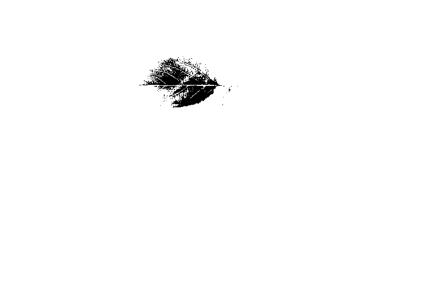
#> input picture DataSet/Binarization/LEAF_0142.jpg, 432 x 288 px, found by its file name
$ jupyter execute 'MENA_Extracción_de_hojas_frutales.ipynb'
#> lines starting #> are read from the running program, lines starting #| are printed output that depends on the picture; after the words box and inside, x2 and y2 are one past the last pixel; in counts of white or black regions, pixels touching at a corner belong together
# Extracción de hojas frutales

## Librerias:

Tratamiento de matrices:

[cell 1]
import numpy as np

Tratamiento de archivos:

- Se utiliza para leer archivos y manipular rutas de almacenamiento

[cell 2]
import os
from os import listdir

Tratamiento de imagenes:

- PIL permite la edicón de imagenes directo desde Python y soporta variedad de formatos. incluidos los mas usados como GIF, JPEG y NPG.

- Skimage es una colección de algoritmospara procesamiento de imagenes y visión por computadora.
- Skimage.io Lee, guarda, y muestra imagenes y video.
- Skimage.filters busca bordes y filtra rangos.
- Skimage.morphology usa operaciones morfologicas por ejemplo apertura o esqueletización.
- cv2 u opencv se usa para la detección de objetos en fotografias.

[cell 3]
from PIL import Image
from skimage.io import imread
import skimage.filters as filters
import cv2
import skimage.morphology as morph
import skimage
import skimage.io

Generación de imagenes:

- matplotlib.pyplot es una libreria especializada en la creación de gráficos en dos dimensiones

- matploblib.image soporta carga de imagenes y reescalado

[cell 4]
import matplotlib.pyplot as plt
import matplotlib.image as mpimg

Especializados en imagenes de plantas:

- Plantcv en un paquete de software de analisis de código abierto destinado a la determinación del fenotipo de las plantas, se usó para crear imagenes binarias de bordes a partir de una imagen RGB o en escala de grises, utilizando un filtro cany de skimage,

[cell 5]
from plantcv import plantcv as pcv

## Funciones miscelanias

Graficar imagenes:

[cell 6]
def plot(imagen,color='black',title=None,cmapa='gray',pic = False,subplot  = (1,1,1),vmin = 0, vmax = 255):
    if pic == True:
        plt.figure(figsize=(15,8))
    plt.subplot(subplot[0],subplot[1],subplot[2])
    plt.axis('off')
    plt.imshow(imagen,cmap = cmapa,vmin = vmin, vmax = vmax)
    plt.title(title,color = color)

Conversión a escala de grises:

[cell 7]
def load_gray_image(image_path):

    coloured_image = cv2.imread(image_path)
    gray_image = cv2.cvtColor(coloured_image, cv2.COLOR_BGR2GRAY)
    return gray_image

Creación de histogramas

[cell 8]
def plot_img_hist (image,title,subrows,subcols,num,size1,size2):
    fig = plt.figure(figsize=(size1,size2))
    plt.subplot(subrows,subcols,num)
    plt.imshow(image,cmap='gray');plt.title(title)
    color = ('r','g','b')
    plt.subplot(subrows,subcols,num+1)
    plt.title(" Histograma " + title)

    if len(image.shape) > 2 :
        for i,col in enumerate(color):
            histr = cv2.calcHist([image],[i],None,[256],[0,256])
            plt.plot(histr,color = col)
            plt.xlim([0,256])
    else:
        hist,bins = np.histogram(image.ravel(),256,[0,256])
        plt.plot(hist, color='gray' )
        plt.xlim([0,256])

Threshold:

[cell 9]
def threshold(img,tipo,t):
    _ , image = cv2.threshold(img,t,255,tipo)
    lista = {0:'THRESH_BINARY',
             1:'THRESH_BINARY_INV',
             2:'THRESH_TRUNC',
             3:'THRESH_TOZERO',
             4:'THRESH_TOZERO_INV',
             8:'THRESH_OTSU',
             16:'THRESH_TRIANGLE',
             7:'THRESH_MASK'    }
    plot(image, pic = True,subplot = (1,2,2),title = 'Imagen binarizada con tipo de umbralización {}.'.format(lista[tipo]))
    plot(img,subplot = (1,2,1), title= f'Imagen filtrada')
    return _

## Espacio de color RGB:

Escala de grises para imagenes del dataset:

[cell 10]
## Comprobamos las funciones de importacion y gráficar
imagen = '0142'
carpeta = 'DataSet'
img_test = cv2.cvtColor(cv2.imread(f'{carpeta}/train/LEAF_{imagen}.jpg'), cv2.COLOR_BGR2RGB)
#> img_test is the input picture: shape (288, 432, 3); min 0, max 255, mean 251.8
img_gray = load_gray_image(f'{carpeta}/train/LEAF_{imagen}.jpg')
plt.figure(figsize=(10,10))
plot(img_test,subplot=(2,2,1) ,title=f'LEAF_{imagen}')
plot(img_gray,subplot=(2,2,2) ,title=f'LEAF_{imagen} escala de grises')

Vectores de color RGB:

[cell 11]
# Rojo
abc_r = (1,0,0)
# Verde
abc_g = (0,1,0)
# Azul
abc_b = (0,0,1)

files = listdir('DataSet/train')

Creación de imagenes en espacios RGB del dataset:

[cell 12]
print(files[0:20])
for name in files:
    img_or = cv2.cvtColor(cv2.imread(f'DataSet/train/{name}'), cv2.COLOR_BGR2RGB)
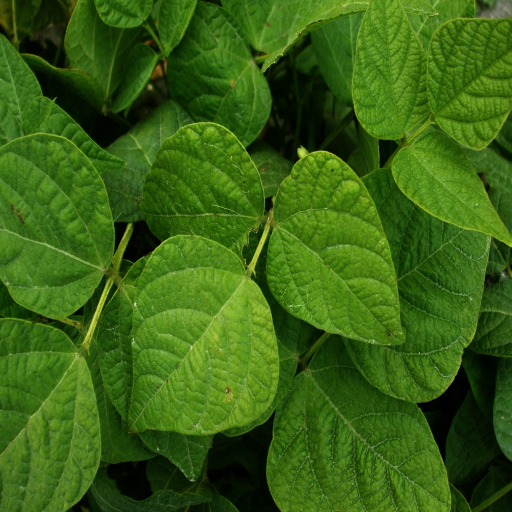
#> input picture DataSet/train/LEAF_0028.jpg, 1024 x 1024 px (shown at 1/2 size)
    imagen_r = np.dot(img_or,abc_r)
    imagen_g = np.dot(img_or,abc_g)
    imagen_b = np.dot(img_or,abc_b)
    cv2.imwrite(f'DataSet/Canales/R/{name}',imagen_r)
    cv2.imwrite(f'DataSet/Canales/G/{name}',imagen_g)
    cv2.imwrite(f'DataSet/Canales/B/{name}',imagen_b)
#> pass 2 of the loop `for name in files:`:
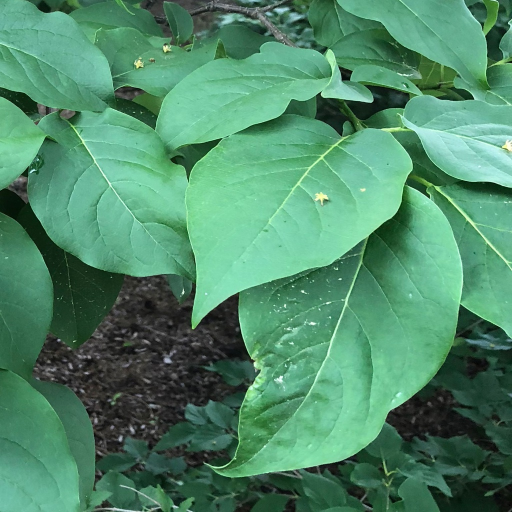
#> input picture DataSet/train/LEAF_0029.jpg, 1024 x 1024 px (shown at 1/2 size)
#> `imagen_b = np.dot(img_or,abc_b)`:
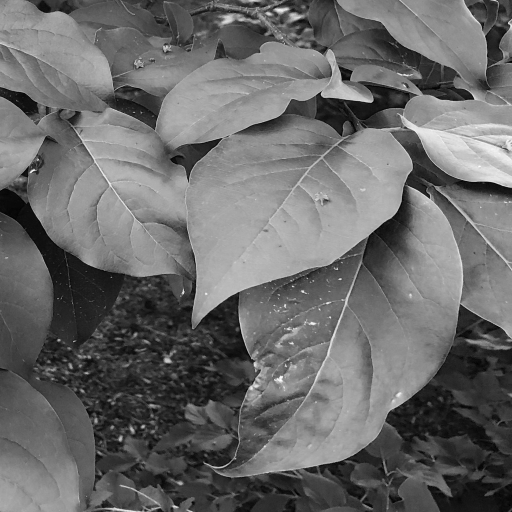
#> imagen_b: shape (1024, 1024) int64 (shown at 1/2 size); min 0, max 255, mean 105.5
#> pass 3 of the loop `for name in files:`:
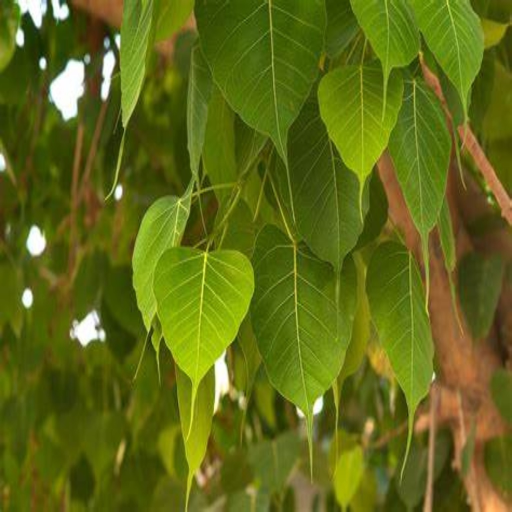
#> input picture DataSet/train/LEAF_0033.jpg, 1024 x 1024 px (shown at 1/2 size)

Resultado de separación en muestras de color:

[cell 13]
## Se separan las imagenes en cada canal del espacio de color
imagen_r = np.dot(img_test,abc_r)
#> imagen_r: shape (288, 432) int64; 256 distinct labels, from 0 to 255
imagen_g = np.dot(img_test,abc_g)
imagen_b = np.dot(img_test,abc_b)

plt.figure(figsize=(10,10))

plot(imagen_r,subplot=(1,3,1),title="Plano rojo")

plot(imagen_g, subplot=(1,3,2),title="Plano verde")

plot(imagen_b, subplot=(1,3,3) , title="Plano azul")

Creación de histogramas de imagenes en el dataset:

[cell 14]
for name in files[0:30]:
        img_or = cv2.imread(f'DataSet/train/{name}')
#> img_or is the input picture: shape (1024, 1024, 3); mean B, G, R 18.3, 97.7, 55.9
        plot_img_hist(img_or,f'{name}',1,2,1,10,5)
        plt.savefig(f'DataSet/Histograms/{name}')
#> figure, not shown here; B, G, R data is drawn as R, G, B; panel 2: curve peaks at x = 0, y = 107739; panel 2: curve peaks at x = 119, y = 11017; panel 2: curve peaks at x = 2, y = 14571
        plt.close()
#> pass 2 of the loop `for name in files[0:30]:`:
#> img_or is the input picture: shape (1024, 1024, 3); mean B, G, R 105.5, 137.4, 78.9
#> `plt.savefig(f'DataSet/Histograms/{name}')`:
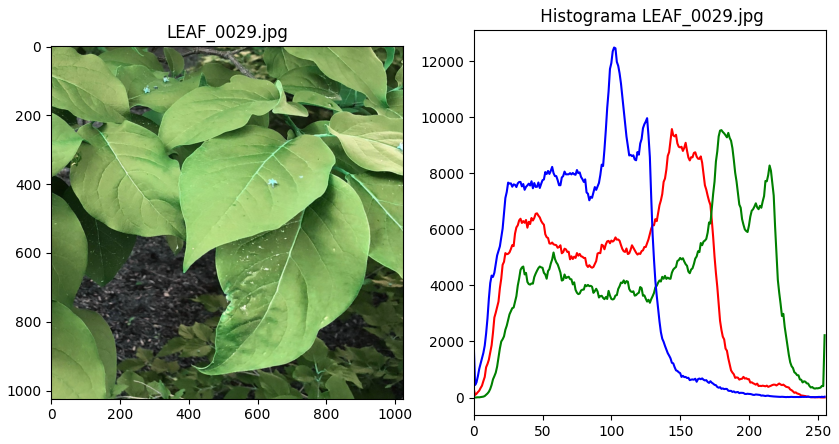
#> figure drawn by matplotlib, 2 panels; B, G, R data is drawn as R, G, B; panel 2: curve peaks at x = 144, y = 9579; panel 2: curve peaks at x = 180, y = 9542; panel 2: curve peaks at x = 102, y = 12491
#> pass 3 of the loop `for name in files[0:30]:`:
#> img_or is the input picture: shape (1024, 1024, 3); mean B, G, R 22.1, 105.7, 96
#> `plt.savefig(f'DataSet/Histograms/{name}')`:
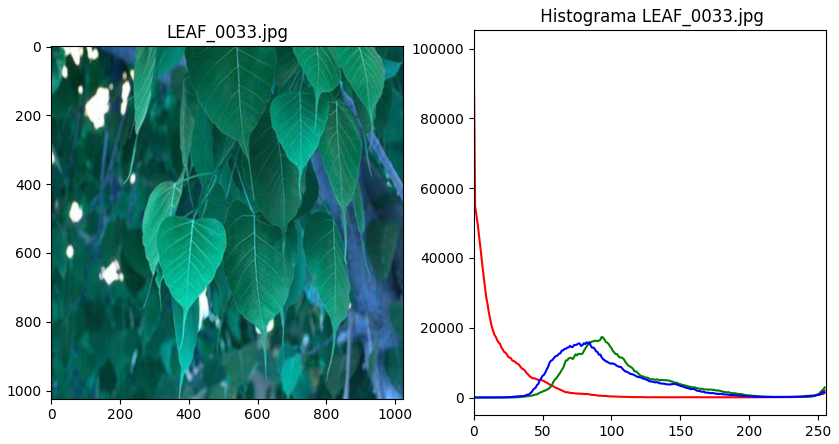
#> figure drawn by matplotlib, 2 panels; B, G, R data is drawn as R, G, B; panel 2: curve peaks at x = 0, y = 100351; panel 2: curve peaks at x = 93, y = 17379; panel 2: curve peaks at x = 82, y = 15837

Resultado de histogramas de imagenes en el dataset:

[cell 15]
plot_img_hist(img_test,f'LEAF_{imagen}',1,2,1,10,5)
#> figure, not shown here; panel 2: curve peaks at x = 255, y = 121318; panel 2: curve peaks at x = 255, y = 121318; panel 2: curve peaks at x = 255, y = 121318

## Binarización:

Se realiza la binarización a partir de una imagen en escala de grises respecto a un umbral determinado.

[cell 16]
def binary(image, umbral):
#> called with umbral = 165
     binary = np.zeros((len(image), len(image[0])))
#> binary: shape (288, 432) float64; every value is 0
     for i in range(len(image)):
          for j in range(len(image[0])):
               if(image[i,j] <= umbral):
                    binary[i,j] = 0

               else:
                    binary[i,j] = 255
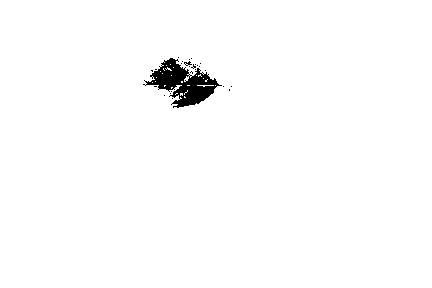
#> binary: shape (288, 432) float64; 98.6% white; 26 black regions (25 under 20 px), largest, box (x1, y1, x2, y2) and area: (143, 58, 222, 108) 1698

     return binary

plt.figure(figsize=(10,10))
plot(imagen_g,subplot=(2,2,1) ,title='Canal G')
plot(binary(imagen_r, 165),subplot=(2,2,2) ,title='Binarización')

Se desarrolla una función para eliminar los colores más oscuros y otra para aplicar binarización en múltiples canales simultaneamente.

[cell 17]
#Función para binarizar con condiciones en cada canal
def binaryChannels(image, umbralR, umbralG, umbralB, mayorR = False, mayorG = False, mayorB = False):
     binary = np.zeros((len(image), len(image[0])))

     imagen_r = np.dot(image,abc_r)
     imagen_g = np.dot(image,abc_g)
     imagen_b = np.dot(image,abc_b)

     for i in range(len(image)):
          for j in range(len(image[0])):
               conditionR = imagen_r[i,j] <= umbralR
               conditionG = imagen_g[i,j] <= umbralG
               conditionB = imagen_b[i,j] <= umbralB
               if(mayorR):
                    conditionR = not conditionR
               if(mayorG):
                    conditionG = not conditionG
               if(mayorB):
                    conditionB = not conditionB

               if(conditionR and conditionG and conditionB):
                    binary[i,j] = 0

               else:
                    binary[i,j] = 255

     return binary

#Función para eliminar los colores con tendencia al negro
def removeLesses(imagen, lessNumber):
     imagen_r = np.dot(imagen,abc_r)
     imagen_g = np.dot(imagen,abc_g)
     imagen_b = np.dot(imagen,abc_b)

     aux = np.empty_like(imagen)

     aux[:] = imagen

     for i in range(len(imagen)):
          for j in range(len(imagen[0])):
               if((imagen_r[i,j] <= lessNumber) and (imagen_g[i,j] <= lessNumber) and (imagen_b[i,j] <= lessNumber) ):
                    aux[i,j,0] = 255
                    aux[i,j,1] = 255
                    aux[i,j,2] = 255
     return aux
img_test2 = cv2.cvtColor(cv2.imread(f'{carpeta}/train/LEAF_0812.jpg'), cv2.COLOR_BGR2RGB)
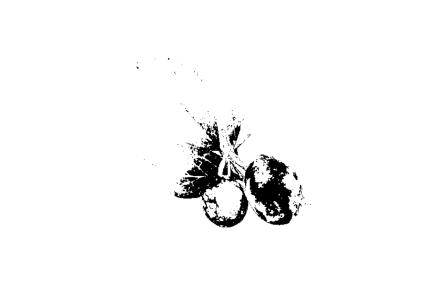
#> input picture DataSet/Binarization/LEAF_0812.jpg, 432 x 288 px, found by its file name
#> img_test2 is the input picture: shape (288, 432, 3); min 0, max 255, mean 246.1
img_test4 = cv2.cvtColor(cv2.imread(f'{carpeta}/train/LEAF_0196.jpg'), cv2.COLOR_BGR2RGB)
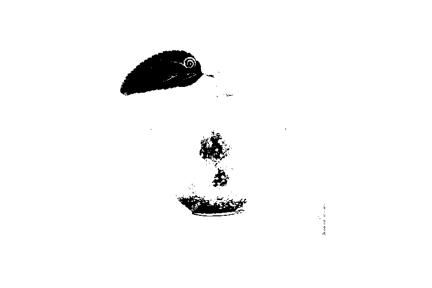
#> input picture DataSet/Binarization/LEAF_0196.jpg, 432 x 288 px, found by its file name
#> img_test4 is the input picture: shape (288, 432, 3); min 0, max 255, mean 247.6

plt.figure(figsize=(10,10))
img_test3 = removeLesses(img_test,0)
#> after the loop in removeLesses, `for i in range(len(imagen)):`:
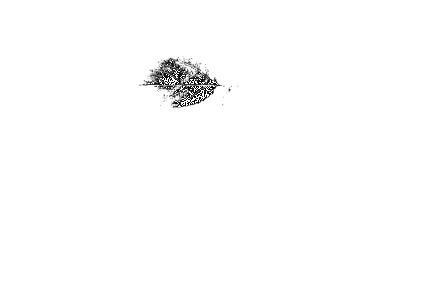
#> aux: shape (288, 432, 3); 0.31% of pixels changed, all inside (x1, y1, x2, y2) = (148, 60, 218, 107)
img_test2 = removeLesses(img_test2,120)
#> call 2 of removeLesses, with lessNumber = 120
#> in removeLesses (call 2), `imagen_r = np.dot(imagen,abc_r)`: imagen_r: shape (288, 432) int64; 256 distinct labels, from 0 to 255
#> after the loop in removeLesses (call 2), `for i in range(len(imagen)):`:
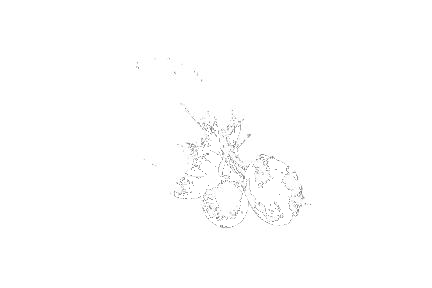
#> aux: shape (288, 432, 3); 3.33% of pixels changed, all inside (x1, y1, x2, y2) = (137, 58, 302, 227)
plot(img_test2,subplot=(3,2,1) ,title='Test 1')
plot(binaryChannels(img_test2, 179, 105, 113, mayorG= True),subplot=(3,2,2) ,title='Binarización')
#> in binaryChannels, `imagen_r = np.dot(image,abc_r)`:
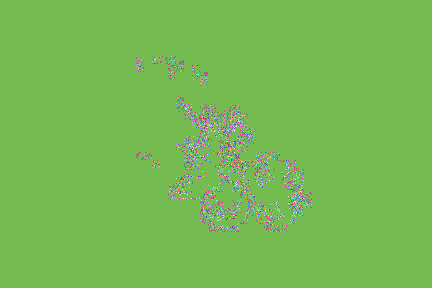
#> imagen_r: shape (288, 432) int64; 135 distinct labels, from 121 to 255; one colour per label, 0 black
#> after the loop in binaryChannels, `for i in range(len(image)):`: binary: shape (288, 432) float64; every value is 255

plot(img_test3,subplot=(3,2,3) ,title='Test 2')
plot(binaryChannels(img_test3, 179, 105, 113, mayorG= True),subplot=(3,2,4) ,title='Binarización')
#> call 2 of binaryChannels, with umbralR = 179, umbralG = 105, umbralB = 113, mayorR = False, mayorG = True, mayorB = False
#> in binaryChannels (call 2), `imagen_r = np.dot(image,abc_r)`:
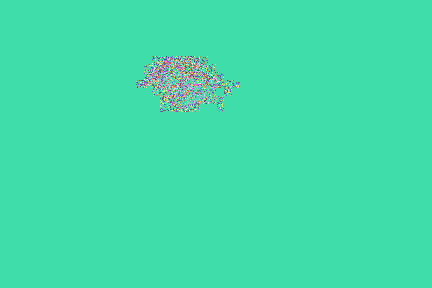
#> imagen_r: shape (288, 432) int64; 255 distinct labels, from 1 to 255; one colour per label, 0 black
#> after the loop in binaryChannels (call 2), `for i in range(len(image)):`: binary: shape (288, 432) float64; 100% white; black in thin lines or dots, all inside (x1, y1, x2, y2) = (154, 60, 221, 103)

plot(img_test4,subplot=(3,2,5) ,title='Test 3')
plot(binaryChannels(img_test4, 179, 105, 113, mayorG= True),subplot=(3,2,6) ,title='Binarización')
#> call 3 of binaryChannels, with umbralR = 179, umbralG = 105, umbralB = 113, mayorR = False, mayorG = True, mayorB = False
#> in binaryChannels (call 3), `imagen_r = np.dot(image,abc_r)`:
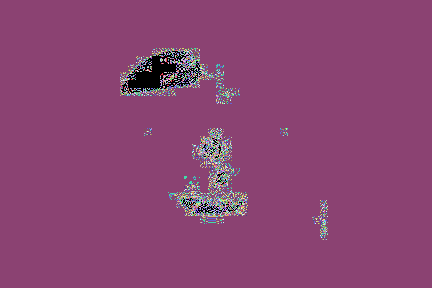
#> imagen_r: shape (288, 432) int64; 256 distinct labels, from 0 to 255; one colour per label, 0 black
#> after the loop in binaryChannels (call 3), `for i in range(len(image)):`:
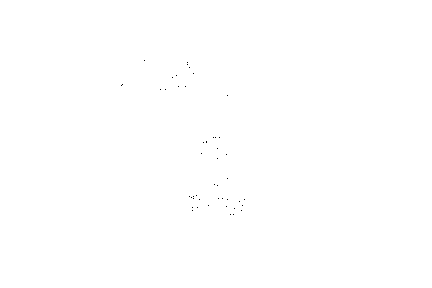
#> binary: shape (288, 432) float64; 100% white; black in thin lines or dots, all inside (x1, y1, x2, y2) = (121, 60, 245, 215)

## Mácaras para las imagenes

Se consideran 3 tipos de máscaras, una de ellas se desarrolla a partir de la detección de bordes, la siguiente mediante binarización en varios canales y finalmente se realizan correcciones a través de transformaciones morfologicas

Inicialmente se desarrolla una función para generar una primera máscara atravez de la detección de bordes en la imagen.

[cell 18]
#Esta función recibe una imagen y genera la máscara através de detección de bordes
def mask_edge(img):
    #Detección inicial de bordes
    edges2 = pcv.canny_edge_detect(img=img, high_thresh=60, low_thresh =40, sigma=1)

    #cierre de bordes
    radius = 2
    selem = morph.disk(radius)
    cierre = morph.binary_closing(edges2,selem)

    #dilatacion
    elem1 = morph.rectangle(3,3)
    elem2 = morph.disk(3)

    dilatacionx1 = morph.binary_dilation(cierre,elem1)
    dilatacionx2 = morph.binary_dilation(dilatacionx1,elem1)
    dilatacionx3 = morph.binary_dilation(dilatacionx2,elem1)
    dilatacionx4 = morph.binary_dilation(dilatacionx3,elem1)
    dilatacionx5 = morph.binary_dilation(dilatacionx4,elem1)
    dilatacionx6 = morph.binary_dilation(dilatacionx5,elem1)
    dilatacionx7 = morph.binary_dilation(dilatacionx6,elem1)
    dilatacionx8 = morph.binary_dilation(dilatacionx7,elem1)
    dilatacionx9 = morph.binary_dilation(dilatacionx8,elem1)

    #cierre = cierre > 128
    filled = morph.remove_small_holes(dilatacionx3,area_threshold=3000) #min_size es el area en pixeles de los huecos a rellenar

    return filled

plot(mask_edge(img_test)*255)
#> (the call stopped at in mask_edge, `edges2 = pcv.canny_edge_detect(img=img, high_thresh=60, low_thresh =40..`: plantcv is not available in this run)

Luego se desarrolla una máscara a partir de los resultados de binarización.

[cell 19]
def mask_binary(img):
    binary = img.copy()
    binary = removeLesses(binary,110) #Removemos los colores negros
    binary = binaryChannels(binary, 179, 105, 113, mayorG= True) #Binarizamos
    ret,binary = cv2.threshold(binary,150,255,cv2.THRESH_BINARY_INV)
    return binary

binarizada = mask_binary(img_test)
plot(binarizada)

Finalmente se aplican transformaciones morfológicas para mejorar los resultados de la binarización. Las operaciones estándar empleadas son erosión, diatación y cierre.

[cell 20]
kernel = np.ones((3,3),np.uint8)
kernel2 = np.ones((7,7),np.uint8)
ret,thresh1 = cv2.threshold(binarizada,150,255,cv2.THRESH_BINARY_INV)
morph_erosion = cv2.erode(thresh1,kernel,iterations = 1)
morph_dilation = cv2.dilate(morph_erosion,kernel,iterations = 1)
morph_closing = cv2.morphologyEx(morph_dilation, cv2.MORPH_CLOSE, kernel2)
plt.figure(figsize=(15,15))
plot(thresh1,subplot = (2,2,1), title= 'Inversa ')
plot(morph_erosion,subplot = (2,2,2), title= 'Erosion ')
plot(morph_dilation,subplot = (2,2,3), title= 'Dilatacion ')
plot(morph_closing,subplot = (2,2,4), title= 'Cierra ')

Se desarrolla una función que permite aplicar una máscara a una imagen RGB

[cell 21]
def maskRGB(img, mask):
    R = np.dot(img,abc_r)
    G = np.dot(img,abc_g)
    B = np.dot(img,abc_b)

    final = np.zeros((len(R),len(R[0]),3), 'uint8')
    final[..., 0] = R*(mask/mask.max())
    final[..., 1] = G*(mask/mask.max())
    final[..., 2] = B*(mask/mask.max())

    return final

plot(maskRGB(img_test, mask_binary(img_test)))
